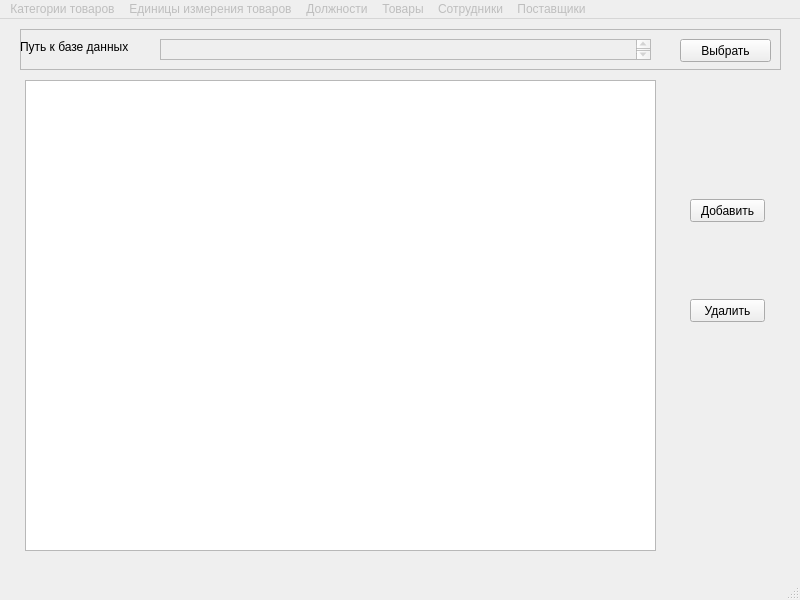
<?xml version="1.0" encoding="UTF-8"?>
<ui version="4.0">
 <class>MainWindow</class>
 <widget class="QMainWindow" name="MainWindow">
  <property name="geometry">
   <rect>
    <x>0</x>
    <y>0</y>
    <width>800</width>
    <height>600</height>
   </rect>
  </property>
  <property name="windowTitle">
   <string>MainWindow</string>
  </property>
  <widget class="QWidget" name="centralwidget">
   <widget class="QFrame" name="frame">
    <property name="geometry">
     <rect>
      <x>20</x>
      <y>10</y>
      <width>761</width>
      <height>41</height>
     </rect>
    </property>
    <property name="frameShape">
     <enum>QFrame::StyledPanel</enum>
    </property>
    <property name="frameShadow">
     <enum>QFrame::Raised</enum>
    </property>
    <widget class="QTextBrowser" name="textBrowser">
     <property name="enabled">
      <bool>false</bool>
     </property>
     <property name="geometry">
      <rect>
       <x>140</x>
       <y>10</y>
       <width>491</width>
       <height>21</height>
      </rect>
     </property>
    </widget>
    <widget class="QLabel" name="label">
     <property name="geometry">
      <rect>
       <x>0</x>
       <y>10</y>
       <width>121</width>
       <height>16</height>
      </rect>
     </property>
     <property name="text">
      <string>Путь к базе данных</string>
     </property>
    </widget>
    <widget class="QPushButton" name="selectDb">
     <property name="geometry">
      <rect>
       <x>660</x>
       <y>10</y>
       <width>91</width>
       <height>23</height>
      </rect>
     </property>
     <property name="text">
      <string>Выбрать</string>
     </property>
    </widget>
   </widget>
   <widget class="QTableView" name="tableView">
    <property name="geometry">
     <rect>
      <x>25</x>
      <y>61</y>
      <width>631</width>
      <height>471</height>
     </rect>
    </property>
   </widget>
   <widget class="QPushButton" name="addRecord">
    <property name="geometry">
     <rect>
      <x>690</x>
      <y>180</y>
      <width>75</width>
      <height>23</height>
     </rect>
    </property>
    <property name="text">
     <string>Добавить</string>
    </property>
   </widget>
   <widget class="QPushButton" name="removeRecord">
    <property name="geometry">
     <rect>
      <x>690</x>
      <y>280</y>
      <width>75</width>
      <height>23</height>
     </rect>
    </property>
    <property name="text">
     <string>Удалить</string>
    </property>
   </widget>
  </widget>
  <widget class="QMenuBar" name="menubar">
   <property name="geometry">
    <rect>
     <x>0</x>
     <y>0</y>
     <width>800</width>
     <height>21</height>
    </rect>
   </property>
   <widget class="QMenu" name="menu">
    <property name="enabled">
     <bool>false</bool>
    </property>
    <property name="title">
     <string>Категории товаров</string>
    </property>
   </widget>
   <widget class="QMenu" name="menu_2">
    <property name="enabled">
     <bool>false</bool>
    </property>
    <property name="title">
     <string>Единицы измерения товаров</string>
    </property>
   </widget>
   <widget class="QMenu" name="menu_3">
    <property name="enabled">
     <bool>false</bool>
    </property>
    <property name="title">
     <string>Должности</string>
    </property>
   </widget>
   <widget class="QMenu" name="menu_4">
    <property name="enabled">
     <bool>false</bool>
    </property>
    <property name="title">
     <string>Товары</string>
    </property>
   </widget>
   <widget class="QMenu" name="menu_5">
    <property name="enabled">
     <bool>false</bool>
    </property>
    <property name="title">
     <string>Сотрудники</string>
    </property>
   </widget>
   <widget class="QMenu" name="menu_6">
    <property name="enabled">
     <bool>false</bool>
    </property>
    <property name="title">
     <string>Поставщики</string>
    </property>
   </widget>
   <addaction name="menu"/>
   <addaction name="menu_2"/>
   <addaction name="menu_3"/>
   <addaction name="menu_4"/>
   <addaction name="menu_5"/>
   <addaction name="menu_6"/>
  </widget>
  <widget class="QStatusBar" name="statusbar"/>
 </widget>
 <resources/>
 <connections/>
</ui>
